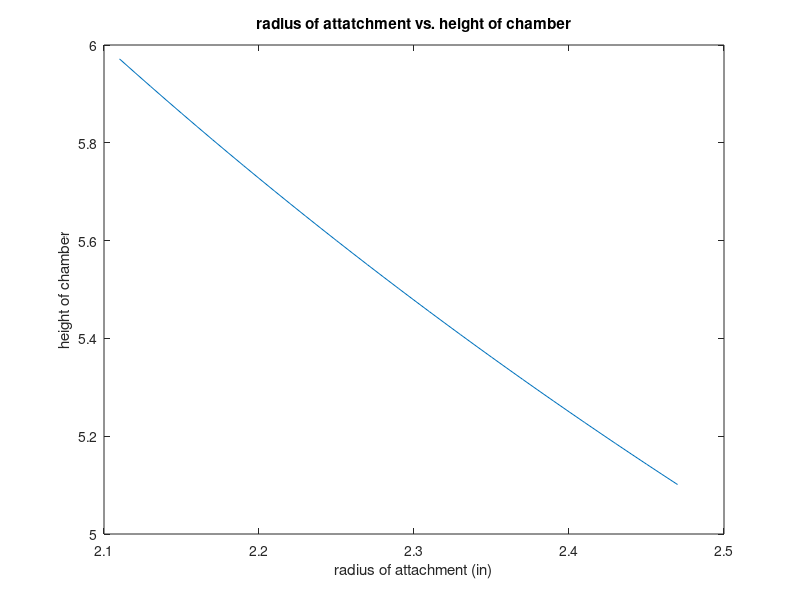

Reproduce this figure in MATLAB.
clear all
clc
close all
d_tube=.75; %in
h_tube=16; %in
t_motor=90.26; %oz*in
react_time=.15; %sec
speed_motor=0.21; %sec/60 degrees
in_2_oz=1.8046875; %oz/in^3
tube_separation=1.5; %in
max_height=6; %in

v_tube=h_tube*pi*(d_tube/2)^2; %in^3
volume_sec= v_tube/react_time; %in^3/sec
degrees=(60/speed_motor)*react_time; %degrees/react time

force=v_tube*in_2_oz; %oz
max_r=t_motor/force; %in

height_of_chamber=0;
while (2*max_r)>height_of_chamber
    max_r=max_r-.1;
    depth=((2*max_r*pi)/360)*degrees; %in
    height_of_chamber=(2*v_tube)/(depth*tube_separation); %in
end

height_of_chamber=max_height+1;
min_r=0;
while height_of_chamber>max_height
    min_r=min_r+.01;
    depth=((2*min_r*pi)/360)*degrees; %in
    height_of_chamber=(2*v_tube)/(depth*tube_separation); %in
end
    
i=1;
for r=min_r:.01:max_r
    radius(i)=r;
    depth(i)=((2*r*pi)/360)*degrees; %in
    height_of_chamber(i)=(2*v_tube)/(depth(i).*tube_separation); %in
    i=i+1;
end


figure
plot(radius,height_of_chamber)
title('radius of attatchment vs. height of chamber')
xlabel('radius of attachment (in)')
ylabel('height of chamber')